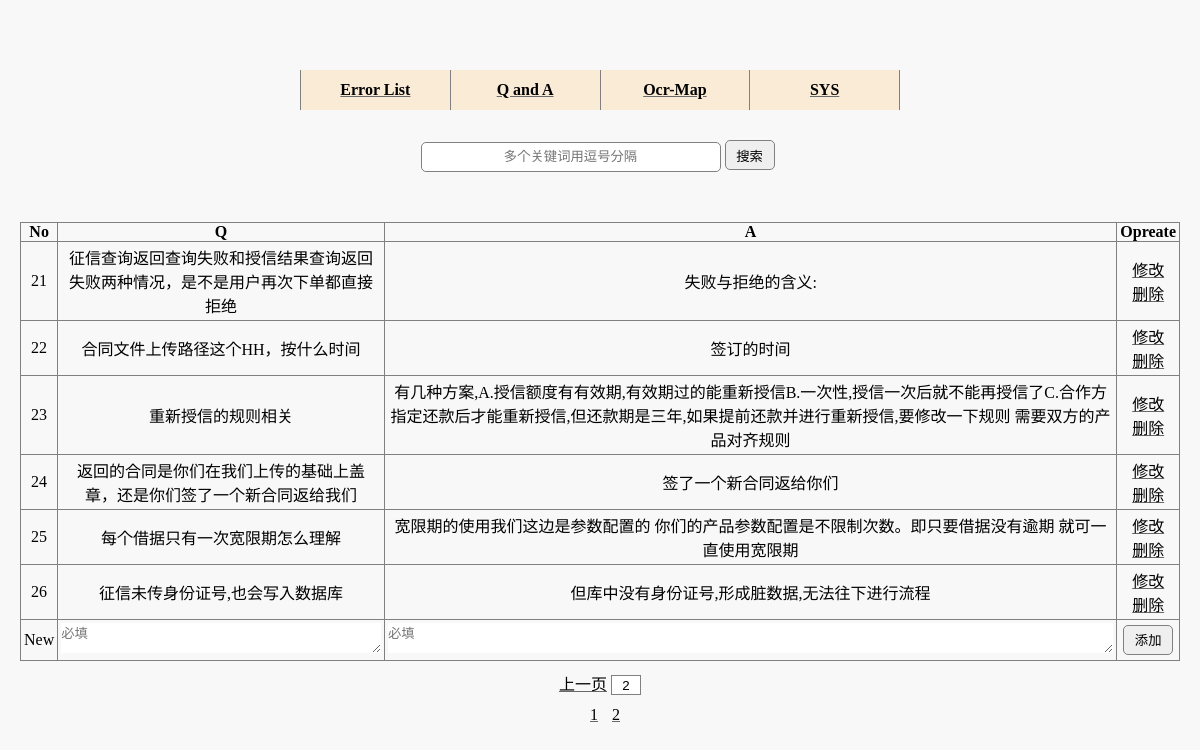
The app's page /search/qa?pg=2&kw=, older data.
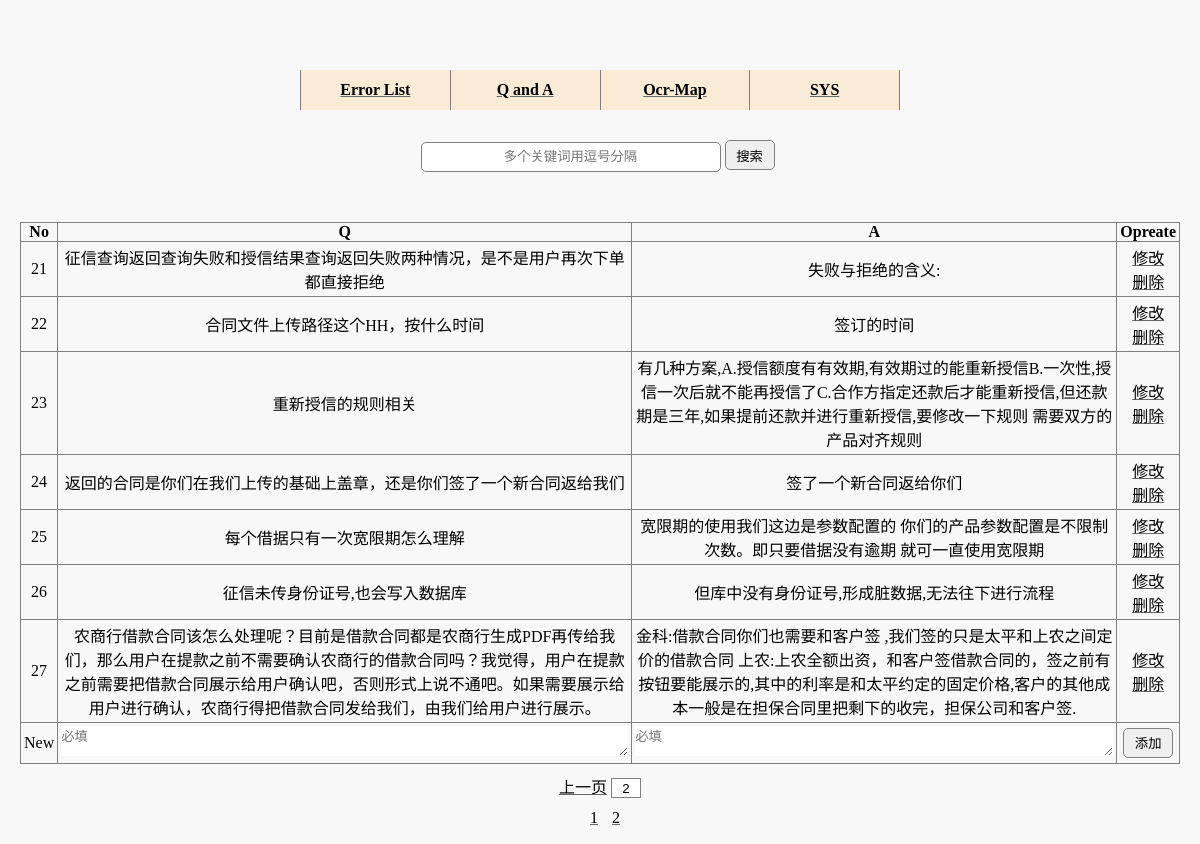
The same page, newer data.
### tables this page shows
CREATE TABLE qanda(
  id integer primary key autoincrement,
  q_orign text,
  q_ques text,
  q_ans text
);

### searchclient/search.py (the view, shortened to what this page needs)
@bp.route("/qa", methods=("get", "post"))
def se_qa():
    if request.method == "GET":
        kw = request.args.get("kw")
        pg = int(request.args.get("pg", 1))
        db = get_db()
        if not kw:
            kw = ""
            cur = db.execute('select id from qanda')
            all_id = cur.fetchall()
            all_num = len(all_id)
            all_pg = int((all_num + 20 - 1) / 20)
            cur = db.execute("select *  from qanda limit {}, 20 ".format((pg - 1) * 20))
            res = cur.fetchall()
        return render_template("search/qa_page.html", res=res, kw=kw, pg=pg, all_page=all_pg)

### searchclient/db.py (called while the page is built)
def get_db():
    if "db" not in g:
        g.db = sqlite3.connect(
            current_app.config["DATABASE"],
            detect_types=sqlite3.PARSE_DECLTYPES
        )
        g.db.row_factory = sqlite3.Row
    return g.db

### searchclient/templates/search/qa_page.html (shortened to what this page needs)
{% extends "base.html" %}
{% block show %}
    <form enctype="application/x-www-form-urlencoded" action="" method="post">
        <table class="contents">
            <tr>
                <th>No</th>
                <th>Q</th>
                <th>A</th>
                <th class="rightside">Opreate</th>
            </tr>
            {% for item in res %}
                <tr>
                    <td>{{ loop.index + (pg - 1) * 20 }}</td>
                    <td>{{ item[2] }} </td>
                    <td>{{ item[3] }}</td>
                    <td class="rightside">
                        <li><a href="qa/{{ item[0] }}">修改</a></li>
                        <li>
                            <a class="del_record" href="javascript:void(0)" uin="{{ item[0] }}">删除</a>
                        </li>
                    </td>
                </tr>
            {% endfor %}
            {% if not kw %}
                <tr>
                    <td>New</td>
                    <td><textarea name="ques" style="width:100%;height: 100%" placeholder="必填"></textarea></td>
                    <td><textarea name="ans" style="width:100%;height: 100%" placeholder="必填"></textarea></td>
                    <td class="rightside">
                        <button>添加</button>
                    </td>
                </tr>
            {% endif %}
        </table>
    </form>
{% endblock %}
{% block page %}
    {% if pg > 1 %}
        <a id="pageup" href="qa?pg={{ pg - 1 }}&kw={{ kw }}">上一页</a>
    {% endif %}
    {% if all_page > 1 %}
        <input id="jump-to" name="jump" value="{{ pg }}">
    {% endif %}
{% endblock %}
{% block pageinfo %}
    {% if all_page >1 %}
        {% for i in range(1,all_page + 1) %}
            <a href="qa?pg={{ i }}&kw={{ kw }}">{{ i }}</a>
        {% endfor %}
    {% endif %}
{% endblock %}

Row changes from the older to the newer data that the page shows:
added qanda: q_ques "农商行借款合同该怎么处理呢？目前是借款合同都是农商行生成PDF再传给我们，那么用户在提款之前不需要确认农商行的借款合同吗？我觉得，用户在提款之前需要把借款合同展示给用户确认吧，否则形式上说不通吧。如果需要展示给用户进行确认，农商行得把借款合同发给我们，由我们给用户进行展示。", q_ans "金科:借款合同你们也需要和客户签 ,我们签的只是太平和上农之间定价的借款合同 上农:上农全额出资，和客户签借款合同的，签之前有按钮要能展示的,其中的利率是和太平约定的固定价格,客户的其他成本一般是在担保合同里把剩下的收完，担保公司和客户签."
